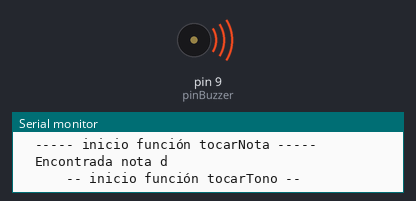
Recording of a sketch running on a simulated Arduino Uno, built with avr-gcc and run on an emulated ATmega328P. On the bench: buzzer (waves = sounding), the last lines printed to the serial monitor.

Above: at 0.4 s.
At 8.7 s:
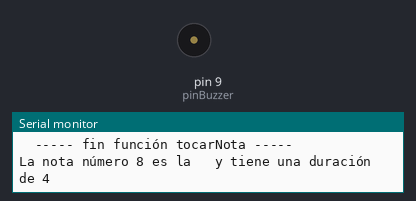
Timing chart, 0 to 12.3 s (numbered marks = the images above):
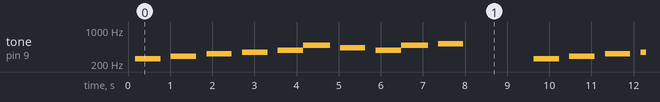

The sketch:

buzzer.ino
```cpp
short pinBuzzer = 9; //a este pin conecto el cable rojo del buzzer

/*
  // AMAGO DE CUMPLEAÑOS FELIZ
short longitudMelodia = 14;
char melodia[] = "ddrdfmddrdsf ";
short duracionNota[] = {1,1,1,1,1,1,1,1,1,1,1,1,1,1}; //duración de cada nota
*/

short longitudMelodia = 9; // longitud de la melodía a tocar
char melodia[] = "drmfslsD "; //melodía
short duracionNota[] = {2,2,2,2,2,2,2,2,4}; //duración de cada nota


short ritmo = 300;


void tocarTono(short tono,short duracion){
    Serial.println("\t\t\t-- inicio función tocarTono --");

    for(long i=0;i<duracion*1000L;i+=tono*2){
      digitalWrite(pinBuzzer,HIGH);
      delayMicroseconds(tono);
      digitalWrite(pinBuzzer,LOW);
      delayMicroseconds(tono);
    }//for

    Serial.println("\t\t\t-- fin función tocarTono --");
}//tocarTono

void tocarNota(char nota,short duracion){
  Serial.println("\t----- inicio función tocarNota -----");

  short numeroNotas = 8; //el sketch es capaz de tocar 8 notas, del do menor al do mayor
  //char nombres[] = { 'c', 'd', 'e', 'f', 'g', 'a', 'b', 'C' }; //notación inglesa
  char nombres[] = {'d','r','m','f','s','l','s','D'}; //notación latina
  short tonos[] = { 1915, 1700, 1519, 1432, 1275, 1136, 1014, 956 }; // estos están ya de internet

  // busco a que nota corresponde y la toco
  for(int i=0;i<numeroNotas;i++){
    if(nombres[i]==nota){
      Serial.print("\tEncontrada nota ");Serial.println(nombres[i]);
      tocarTono(tonos[i],duracion);
    }
  }//recorro cada nota

  Serial.println("\t----- fin función tocarNota -----");
}//tocarNota


void setup(){
  pinMode(pinBuzzer,OUTPUT); // activo el pin al que he conectado el buzzer como salida
  Serial.begin(9600); // para depurar
}//setup

void loop() {
  Serial.println("---------- Inicio loop ----------");

  for(short i=0;i<longitudMelodia;i++){
    Serial.print("La nota número ");Serial.print(i);Serial.print(" es la ");Serial.print(melodia[i]);Serial.print(" y tiene una duración de ");Serial.println(duracionNota[i]);

    if(melodia[i] == ' ') // no toco nada
      delay(duracionNota[i] * ritmo);
    else // toco la nota correspondiente
      tocarNota(melodia[i],duracionNota[i] * ritmo);

    delay(ritmo/2);
  }//recorro la melodía

  Serial.println("---------- Fin loop ----------");
}//loop
```

Measured:
- by itself, tone on pin 9 (pinBuzzer): repeats every 9.5 s: silent 0.25 s, 291 Hz 0.60 s, silent 0.25 s, 326 Hz 0.60 s, silent 0.25 s, 345 Hz 0.60 s, silent 0.25 s, 388 Hz 0.60 s, 487 Hz 0.64 s, silent 0.24 s, 435 Hz 0.60 s, silent 0.25 s, 388 Hz 0.60 s, 487 Hz 0.64 s, silent 0.24 s, 517 Hz 0.60 s, silent 1.7 s, 259 Hz 0.60 s
